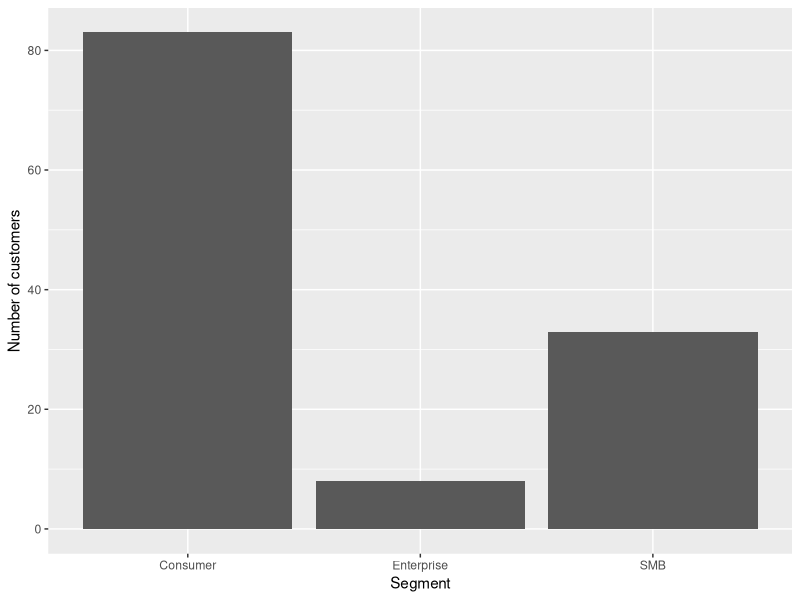
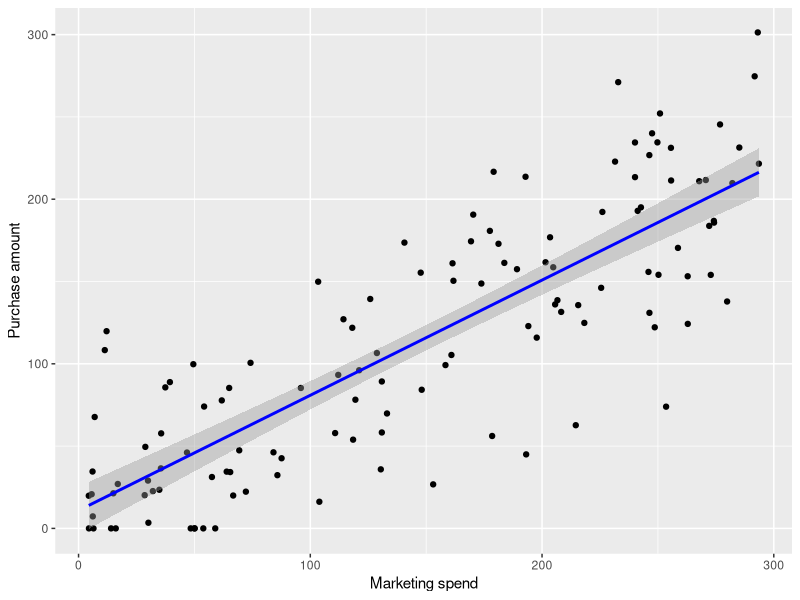
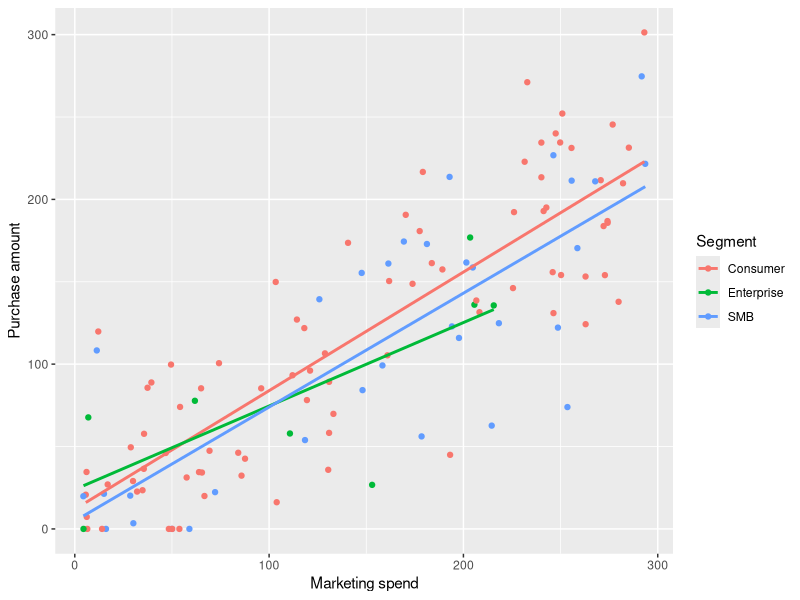

The R script that drew these images, in order:
## ---- chunk 1
#| label: load-packages

library(tidyverse)
library(ggplot2)
library(lubridate)
library(knitr)
campaign <- read_csv("data/36905046_Vishal Sampath Kumar.csv")
## ---- chunk 2
campaign_clean <- campaign |>
  mutate(
    signup_date = parse_date_time(
      signup_date,
      orders = c("ymd", "dmy", "mdy", "b d, Y", "B d, Y")
    )
  ) |>
  filter(!is.na(signup_date), !is.na(purchase_amount))
## ---- chunk 3
#| label: fig-segment-count
#| fig-cap: "Number of customers in each segment."

ggplot(campaign_clean, aes(x = segment)) +
  geom_bar() +
  labs(x = "Segment", y = "Number of customers")
## ---- chunk 4
#| label: tbl-segment-summary
#| tbl-cap: "Average marketing spend and purchase amount by customer segment."

campaign_clean |>
  group_by(segment) |>
  summarise(
    mean_spend = mean(marketing_spend),
    mean_purchase = mean(purchase_amount)
  ) |>
  knitr::kable()

## ---- chunk 5
#| label: fig-spend-purchase
#| fig-cap: "Relationship between marketing spend and purchase amount."


ggplot(campaign_clean, aes(x = marketing_spend, y = purchase_amount)) +
  geom_point() +
  geom_smooth(method = "lm", se = TRUE, color = "blue") +
  labs(
    x = "Marketing spend",
    y = "Purchase amount"
  ) 
## ---- chunk 6
#| label: fig-spend-purchase-segment
#| fig-cap: "Marketing spend and purchase amount by customer segment."


ggplot(campaign_clean, aes(x = marketing_spend, y = purchase_amount, color = segment)) +
  geom_point() +
  geom_smooth(method = "lm", se = FALSE) +
  labs(
    x = "Marketing spend",
    y = "Purchase amount",
    color = "Segment"
  )
